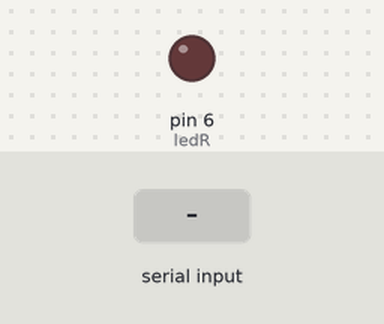
Bench run of a sketch on a simulated Arduino Uno, built with avr-gcc and run on an emulated ATmega328P. On the bench: output pins drawn as LEDs (lit = HIGH). Dashed ring = blinking. The test bench sets the inputs (shaded band). What the sketch prints to the serial monitor is not drawn.

Above: at 1.2 s.
1.3 s: "90,45\n" received over Serial
At 1.37 s:
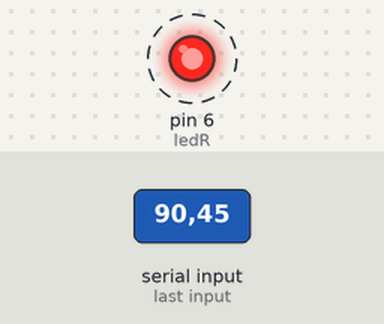
Timing chart, 0 to 10.3 s (numbered marks = the images above; inputs shaded):
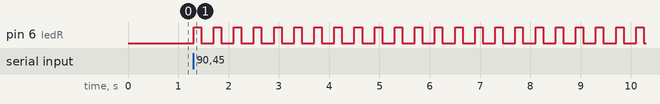

The sketch:

Mcwhorter_18SerialRead3works.ino
```cpp
int myNumber;
String msg="How many blinks do you want:";
//String msg2="Your number is: ";
int numBlinks;
int ledR=6;
int bt = 150;
int bt2 = 250;
int j;
void setup() {
  // put your setup code here, to run once:
Serial.begin(9600);
while (!Serial);
pinMode(ledR, OUTPUT);
}

void loop() {
  // put your main code here, to run repeatedly:
Serial.println(msg);
Serial.read();
while(Serial.available()<=0); {

}
 numBlinks=Serial.parseInt();
 for (j=1;j<=numBlinks; j=j+1){
  digitalWrite(ledR, HIGH);
  delay(bt);
  digitalWrite(ledR, LOW);
  delay(bt2);
 }
//Serial.print(msg2);
//Serial.println(myNumber);

}
```

Measured:
- after the input at 1.3 s, pin 6 (ledR): alternates HIGH for 0.15 s and LOW for 0.25 s, starting at once
